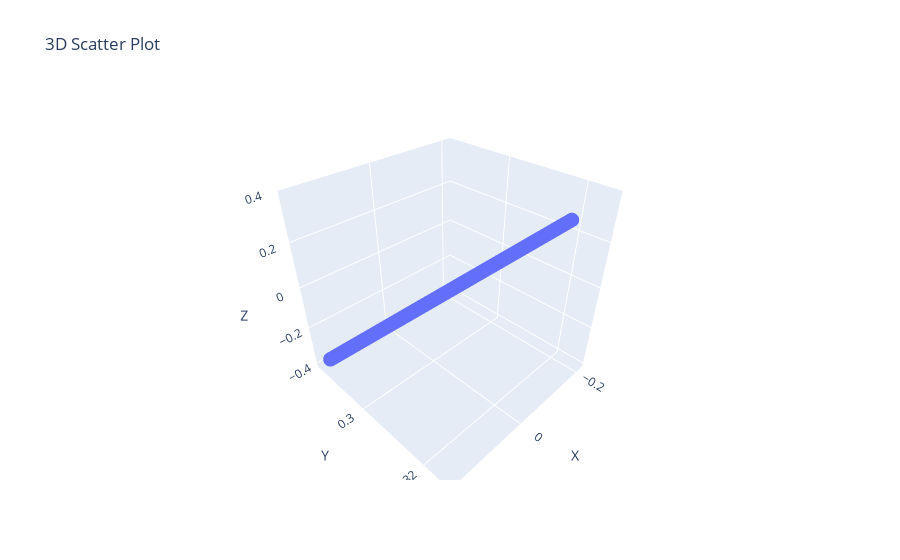

Notebook code cell kept with this figure:
### Code cell
fig = go.Figure(data=[go.Scatter3d(x=xyz[:, 0], y=xyz[:, 1], z=xyz[:, 2], mode="markers", marker=dict(size=5))])
fig.update_layout(scene=dict(xaxis_title="X", yaxis_title="Y", zaxis_title="Z"), title="3D Scatter Plot")
fig.show()

### Figure 1 — Plotly figure (JSON) as saved in the notebook; plotly's stock layout.template omitted (floating-point values rounded to 4 significant figures; data arrays with more than 128 entries replaced by an {"elided": "..."} marker saying what was removed)
{"data": [{"marker": {"size": 5}, "mode": "markers", "type": "scatter3d", "x": {"elided": "6890 float values"}, "y": {"elided": "6890 float values"}, "z": {"elided": "6890 float values"}}], "layout": {"scene": {"xaxis": {"title": {"text": "X"}}, "yaxis": {"title": {"text": "Y"}}, "zaxis": {"title": {"text": "Z"}}}, "title": {"text": "3D Scatter Plot"}}}
